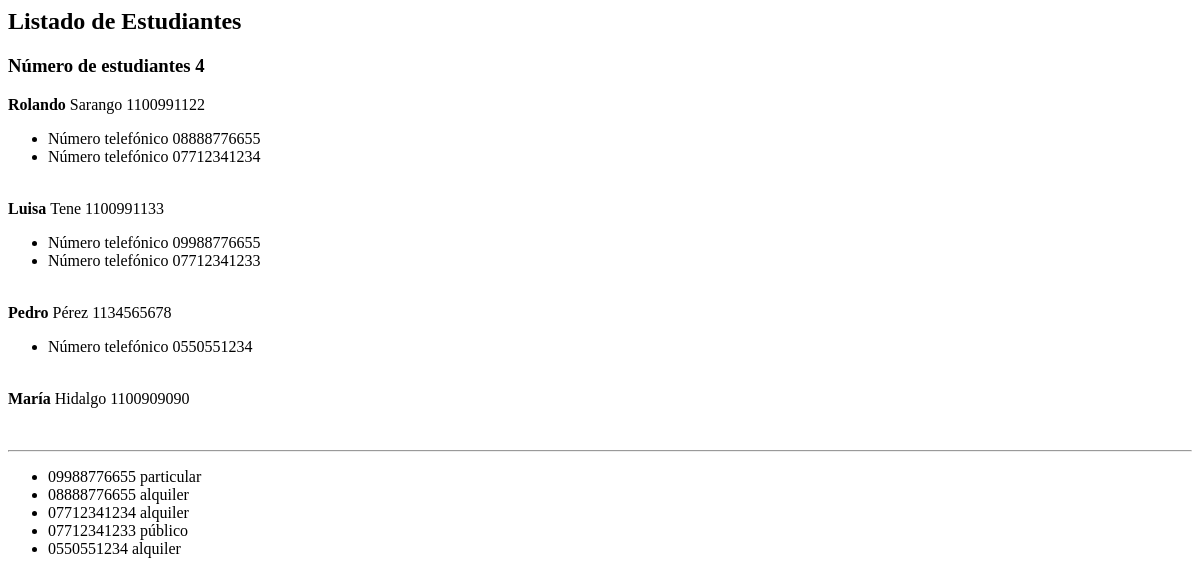
The page /administrativo/listado-estudiantes-dos on the database as committed earlier.
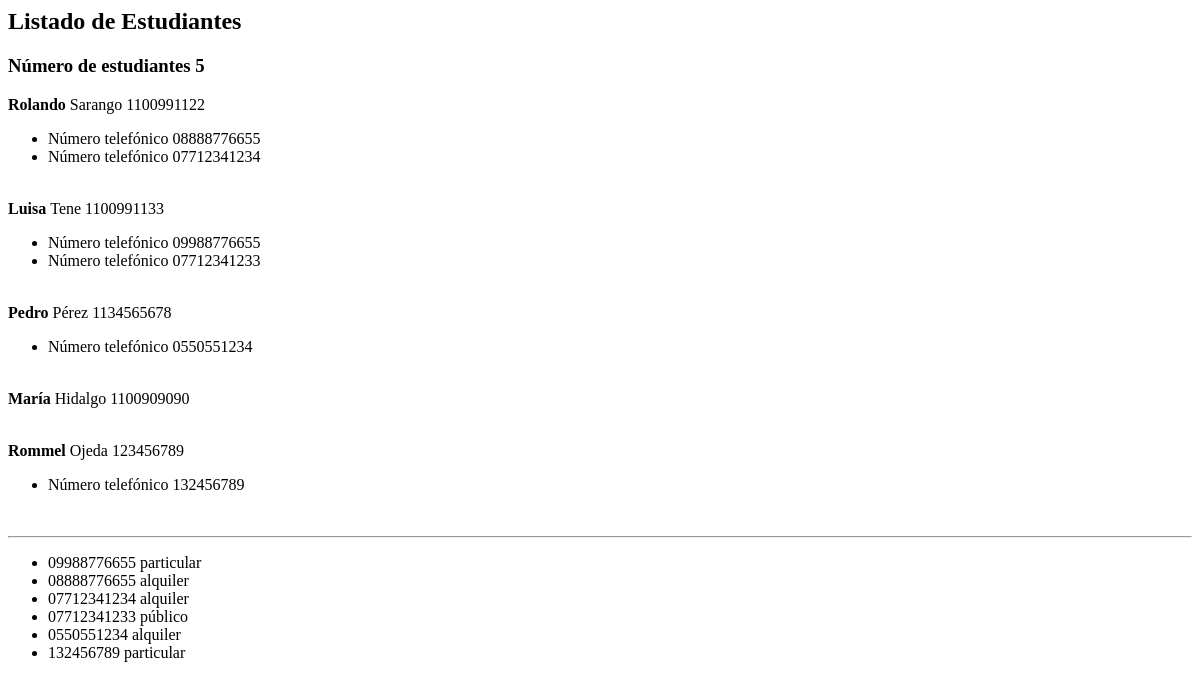
The same page on the database as committed later.
### administrativo/models.py (models this page shows, shortened)
class Estudiante(models.Model):
    nombre = models.CharField(max_length=30)
    apellido = models.CharField(max_length=30)
    cedula = models.CharField(max_length=30, unique=True)

class NumeroTelefonico(models.Model):
    telefono = models.CharField(max_length=100)
    tipo = models.CharField(max_length=100)
    estudiante = models.ForeignKey(Estudiante, on_delete=models.CASCADE,
    related_name="mis_numeros_telefonicos")
    def __str__(self):
        return "%s %s" % (self.telefono, self.tipo)

### administrativo/views.py (the view)
# urls.py: path('listado-estudiantes-dos', views.listadoEstudiantesDos,
def listadoEstudiantesDos(request):
    estudiantes = Estudiante.objects.all()
    mis_numeros_telefonicos = NumeroTelefonico.objects.all()
    informacion_template = {'estudiantes': estudiantes,
    'numero_estudiantes': len(estudiantes),
    'mis_numeros_telefonicos': mis_numeros_telefonicos}
    return render(request, 'listadoEstudiantesDos.html', informacion_template)

### administrativo/templates/listadoEstudiantesDos.html
<h2>Listado de Estudiantes</h3>
<h3>Número de estudiantes {{ numero_estudiantes }}</h3>
{% for e in estudiantes %}
  <b>{{e.nombre}} </b> {{e.apellido}} {{e.cedula}}<br/>
  <ul>
  {% for numero in e.mis_numeros_telefonicos.all %}
      <li>
          Número telefónico {{numero.telefono}}<br/>
      </li>
  {% endfor %}
  </ul>
  <br/>
{% endfor %}
<hr>
<ul>
{% for e in mis_numeros_telefonicos %}
  <li>{{ e }} </li>
{% endfor %}
</ul>

Rows that differ between the two databases and show on the page:
added Estudiante: nombre "Rommel", apellido "Ojeda", cedula "123456789"
added NumeroTelefonico: telefono "132456789", telefono+tipo "132456789 particular"
Other text that changed with them:
{{ numero_estudiantes }}: "4" → "5"
